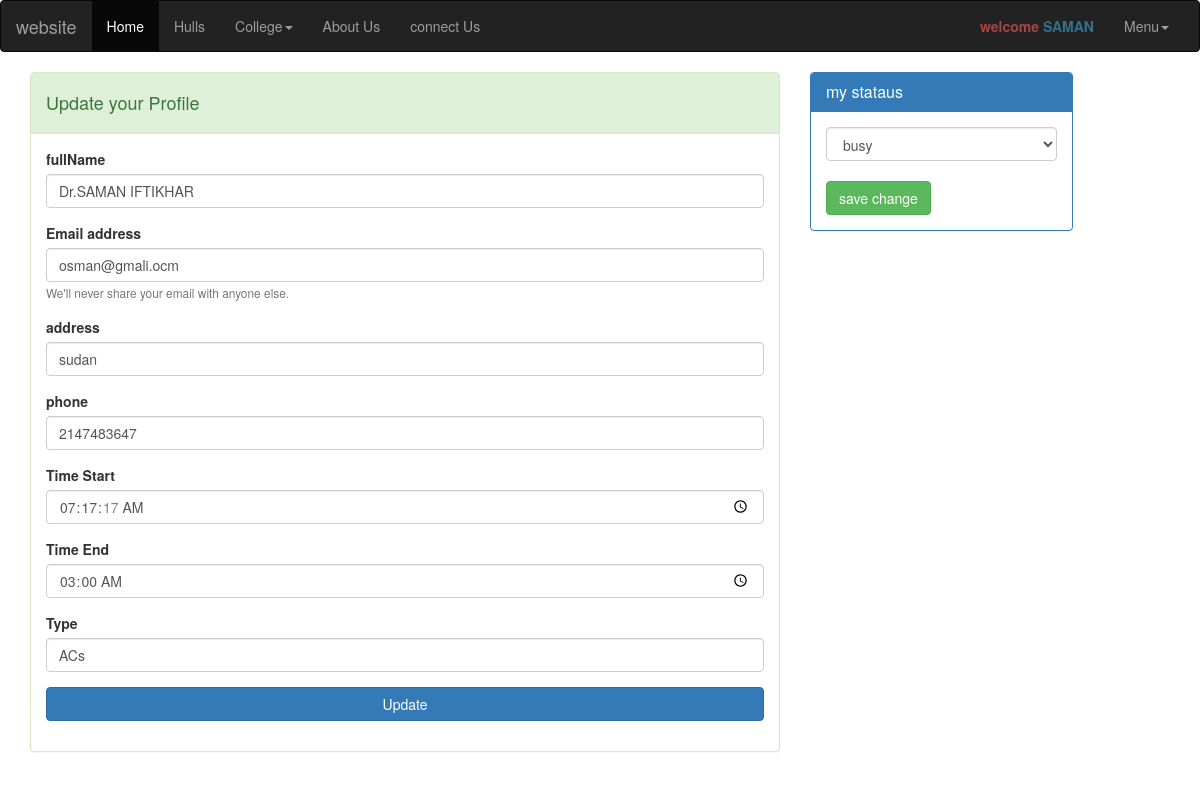
Screenshot of /profile.php?do=edit_emp (signed in) with the database file from the repository.
### tables this page shows
CREATE TABLE `employee_table` (
  `employee_table_id` int(11) NOT NULL,
  `employee_table_pass` varchar(50) NOT NULL,
  `employee_table_name` varchar(50) NOT NULL,
  `email` varchar(50) NOT NULL,
  `employee_table_status` varchar(20) NOT NULL,
  `type` varchar(20) NOT NULL,
  `major_id` int(11) NOT NULL,
  `gender` varchar(20) NOT NULL,
  `office_no` varchar(20) NOT NULL,
  `status` varchar(20) NOT NULL,
  `groups` varchar(100) NOT NULL,
  `username` varchar(250) NOT NULL,
  `address` varchar(250) NOT NULL,
  `phone` int(199) NOT NULL,
  `create_at` timestamp NOT NULL DEFAULT CURRENT_TIMESTAMP,
  `time_start` time NOT NULL,
  `time_end` time NOT NULL,
  `section_id` int(11) NOT NULL
);

### profile.php (the view, shortened to what this page needs)
<?php
include 'init.php';
$do='';
 if(isset($_GET['do'])){
    $do=$_GET['do'];
 }
 else{
   $do= 'manage';
 }
 if($do=='manage'){
@$admin=admin($_SESSION['user']);
if($admin){
   $sql="SELECT employee_table.*,major.major_name,section.section_name from employee_table
   JOIN major on employee_table.major_id=major.major_id
   join section on employee_table.section_id=section.section_id
   where employee_table.employee_table_id='{$_SESSION['id']}'";
   $stmt=$con->prepare($sql);
   $stmt->execute();
   $admin=$stmt->fetchall();
   ?>
   <div class="container">
      <div class="row">
      <div class="col-md4">
      </div>
      <div class="col-md-8">
        <div class="panel panel-default">
        <div class="panel-heading">
       <h3 class="panel-title"><?php echo $_SESSION['user']?> profile</h3>
            </div>
            <div class="panel-body">
            <?php foreach($admin as $a):?>
              <div class="col-sm-6">
    <div  align="center"> <img alt="User" src="image/img_avatar2.png" width=70%        class="img-circle img-responsive">
    </div>
              <br>
            </div>
            <div class="col-sm-6">
               <a href="?do=edit_admin" class="btn btn-success btn-sm pull-right">Edit My Profile</a>
            </div>
            <div class="clearfix"></div>
            <hr style="margin:5px 0 5px 0;">
<div class="col-sm-5 col-xs-6 tital " ><i class="fa fa-user fa-x3"> Name:</i></div><div class="col-sm-7 col-xs-6 "><?php echo $a['employee_table_name'] ?></div>
     <div class="clearfix"></div>
<div class="bot-border"></div>
<div class="col-sm-5 col-xs-6 tital " >Email:</div><div class="col-sm-7"><?php echo $a['email']; ?></div>
  <div class="clearfix"></div>
<div class="bot-border"></div>
<div class="col-sm-5 col-xs-6 tital " >Phone:</div><div class="col-sm-7"><?php echo $a['phone'] ?></div>
  <div class="clearfix"></div>
<div class="bot-border"></div>
<hr>
<div class="col-sm-5 col-xs-6 tital " >Type:</div><div class="col-sm-7"><?php echo $a['type'] ?></div>
  <div class="clearfix"></div>
<div class="bot-border"></div>
<hr>
<div class="col-sm-5 col-xs-6 tital " >status:</div><div class="col-sm-7"><?php echo $a['employee_table_status'] ?></div>
  <div class="clearfix"></div>
<div class="bot-border"></div>
<hr>
<div class="col-sm-5 col-xs-6 tital " >time astar:</div><div class="col-sm-7"><?php echo $a['time_start'] ?></div>
  <div class="clearfix"></div>
<div class="bot-border"></div>
<hr>
<div class="col-sm-5 col-xs-6 tital " >time end:</div><div class="col-sm-7"><?php echo $a['time_end'] ?></div>
  <div class="clearfix"></div>
<div class="bot-border"></div>
<hr>
<div class="col-sm-5 col-xs-6 tital " >Major:</div><div class="col-sm-7"><?php  echo $a['major_name']?></div>
 <div class="clearfix"></div>
<div class="col-sm-5 col-xs-6 tital " >Section:</div><div class="col-sm-7"><?php  echo $a['section_name']?></div>
 <div class="clearfix"></div>
<div class="col-sm-5 col-xs-6 tital " >Gender
:</div><div class="col-sm-7"><?php  echo $a['gender'] ?></div>
            <?php endforeach;?>
            </div>
        </div>
      </div>
      </div>
   </div>
<?php
}
@$empl=empl($_SESSION['user']);
if($empl){
    $sql="SELECT employee_table.*,major.major_name,section.section_name from employee_table
    JOIN major on employee_table.major_id=major.major_id
    join section on employee_table.section_id=section.section_id
    where employee_table.employee_table_id='{$_SESSION['id']}' ";
    $stmt=$con->prepare($sql);
    $stmt->execute();
    $emp=$stmt->fetchall();
    ?>
    <div class="container">
       <div class="row">
       <div class="col-md4">
       </div>
       <div class="col-md-8">
         <div class="panel panel-default">
         <div class="panel-heading">
        <h3 class="panel-title"><?php echo $_SESSION['user']?> profile</h3>
             </div>
             <div class="panel-body">
             <?php foreach($emp as $a):?>
              <div class="col-sm-6">
    <div  align="center"> <img alt="User" src="image/img_avatar2.png" width=70%        class="img-circle img-responsive">
    </div>
              <br>
            </div>
            <div class="col-sm-6">
               <a href="?do=edit_emp" class="btn btn-success btn-sm pull-right">Edit My Profile</a>
            </div>
            <div class="clearfix"></div>
            <hr style="margin:5px 0 5px 0;">
<div class="col-sm-5 col-xs-6 tital " ><i class="fa fa-user fa-x3"> Name:</i></div><div class="col-sm-7 col-xs-6 "><?php echo $a['employee_table_name'] ?></div>
     <div class="clearfix"></div>
<div class="bot-border"></div>
<div class="col-sm-5 col-xs-6 tital " ><i class="fa fa-envelope">Email:</i> </div><div class="col-sm-7"><?php echo $a['email']; ?></div>
  <div class="clearfix"></div>
<div class="bot-border"></div>
<div class="col-sm-5 col-xs-6 tital " >Phone:</div><div class="col-sm-7"><?php echo $a['phone'] ?></div>
  <div class="clearfix"></div>
<div class="bot-border"></div>
<hr>
<div class="col-sm-5 col-xs-6 tital " >Type:</div><div class="col-sm-7"><?php echo $a['type'] ?></div>
  <div class="clearfix"></div>
<div class="bot-border"></div>
<hr>
<div class="col-sm-5 col-xs-6 tital " >status:</div><div class="col-sm-7"><?php echo $a['employee_table_status'] ?></div>
  <div class="clearfix"></div>
<div class="bot-border"></div>
<hr>
<div class="col-sm-5 col-xs-6 tital " >time astar:</div><div class="col-sm-7"><?php echo $a['time_start'] ?></div>
  <div class="clearfix"></div>
<div class="bot-border"></div>
<hr>
<div class="col-sm-5 col-xs-6 tital " >time end:</div><div class="col-sm-7"><?php echo $a['time_end'] ?></div>
  <div class="clearfix"></div>
<div class="bot-border"></div>
<hr>
<div class="col-sm-5 col-xs-6 tital " >Major:</div><div class="col-sm-7"><?php  echo $a['major_name']?></div>
 <div class="clearfix"></div>
<div class="col-sm-5 col-xs-6 tital " >Section:</div><div class="col-sm-7"><?php  echo $a['section_name']?></div>
 <div class="clearfix"></div>
<div class="col-sm-5 col-xs-6 tital " >Gender
:</div><div class="col-sm-7"><?php  echo $a['gender'] ?></div>
            <?php endforeach;?>
             </div>
         </div>
       </div>
       </div>
    </div>
<?php }
@$studend=studend($_SESSION['student']);
if($studend){
    $sql="SELECT user.*,major.major_name FROM user
    join major on major.major_id=user.major_id
    where user.ID='{$_SESSION['id_studend']}' ";
    $stmt=$con->prepare($sql);
    $stmt->execute();
    $student=$stmt->fetchall();
    ?>
 <div class="container">
    <div class="row">
    <div class="col-md4">
    </div>
    <div class="col-md-8">
    <h1><?php echo $_SESSION['student'] ?> Profile</h1>
      <div class="panel panel-primary">
      <div class="panel-heading">
     <h3 class="panel-title"><?php echo $_SESSION['student']?> profile</h3>
          </div>
          <div class="panel-body">
          <?php foreach($student as $a):?>
              <div class="col-sm-6">
    <div  align="center"> <img alt="User" src="image/img_avatar2.png" width=70%        class="img-circle img-responsive">
    </div>
              <br>
            </div>
            <div class="col-sm-6">
               <a href="?do=edit_student" class="btn btn-success btn-sm pull-right">Edit My Profile</a>
            </div>
            <div class="clearfix"></div>
            <hr style="margin:5px 0 5px 0;">
<div class="col-sm-5 col-xs-6 tital " >Name:</div><div class="col-sm-7 col-xs-6 "><?php echo $a['firstName'] ?><?php echo $a['lastName'] ?></div>
     <div class="clearfix"></div>
<div class="bot-border"></div>
<div class="col-sm-5 col-xs-6 tital " >Email:</div><div class="col-sm-7"><?php echo $a['email']; ?></div>
  <div class="clearfix"></div>
<div class="bot-border"></div>
<div class="col-sm-5 col-xs-6 tital " >Phone:</div><div class="col-sm-7"><?php echo $a['mobile'] ?></div>
  <div class="clearfix"></div>
<div class="bot-border"></div>
<hr>
<div class="col-sm-5 col-xs-6 tital " >Major:</div><div class="col-sm-7"><?php  echo $a['major_name']?></div>
<hr>
 <div class="clearfix"></div>
<div class="col-sm-5 col-xs-6 tital " >Gender
:</div><div class="col-sm-7"><?php  echo $a['gender'] ?></div>
            <?php endforeach;?>
          </div>
      </div>
    </div>
    </div>
 </div>
 <?php }
 }
 elseif($do=='edit_emp'){
  $sql="SELECT employee_table.*,major.major_name from employee_table
  JOIN major on major.major_id=employee_table.major_id where employee_table.employee_table_id='{$_SESSION['id']}' ";
  $stmt=$con->prepare($sql);
  $stmt->execute();
  $r=$stmt->fetch();
   ?>
   <div class="container">
   <div class="row">
     <div class="col-md-8">
     <div class="panel panel-success">
 <div class="panel-heading"><h4 >Update your Profile</h4></div>
  <div class="panel-body">
  <form method="post" action="?do=edit_emp">
		<div class="form-group">
		<label>fullName</label>
	    <input class="form-control"
             name="full_name"
             value="<?php echo $r['employee_table_name'] ?>"
             type="text">
	</div>
	<div class="form-group">
		<label>Email address</label>
		<input type="email"
           name="email"
           value="<?php echo $r['email'] ?>"
           class="form-control">
		<small class="form-text text-muted">We'll never share your email with anyone else.</small>
	</div>
		<div class="form-group">
		<label>address</label>
	    <input class="form-control"
             name="address"
             value="<?php echo $r['address'] ?>"
             type="text">
	</div>
		<div class="form-group">
		<label>phone</label>
	    <input class="form-control"
             name="phone"
             value="<?php echo $r['phone']?>"
              type="text">
	</div>
 <div class="form-group">
		<label>Time Start</label>
	    <input class="form-control"
             name="time_start"
             value="<?php echo $r['time_start']?>"
              type="time">
	</div>
 <div class="form-group">
		<label>Time End</label>
	    <input class="form-control"
             name="time_end"
             value="<?php echo $r['time_end']?>"
              type="time">
	</div>
 <div class="form-group">
		<label>Type</label>
	    <input class="form-control"
             name="type"
             value="<?php echo $r['type']?>"
              type="text">
	</div>
    <div class="form-group">
        <button type="submit" name="update" class="btn btn-primary btn-block"> Update  </button>
    </div>
</form>
</div>
</div>
</div>
     <div class="col-md-3">
     <div class="panel panel-primary">
          <div class="panel-heading">
            <h3 class="panel-title">my stataus</h3>
          </div>
          <div class="panel-body">
              <form action="?do=edit_emp" method="post">
              <select name="status"  class="form-control">
              <option value="<?php echo $r['employee_table_status'] ?>"><?php echo $r['employee_table_status'] ?></option>
              </select>
              <br>
              <input type="submit"
                      name='save'
                      class="btn btn-success"
                       value="save change">
              </form>
          </div>
        </div>
     </div>
   </div>
</div>
    <?php
 }
 ?>

### rows the page displays
employee_table: full_name "Dr.SAMAN IFTIKHAR", email "osman@gmali.ocm", address "sudan", phone "2147483647", time_start "07:17:17", time_end "03:00:00", type "ACs", status "busy"

### other values shown
$_SESSION['user'] "SAMAN"
